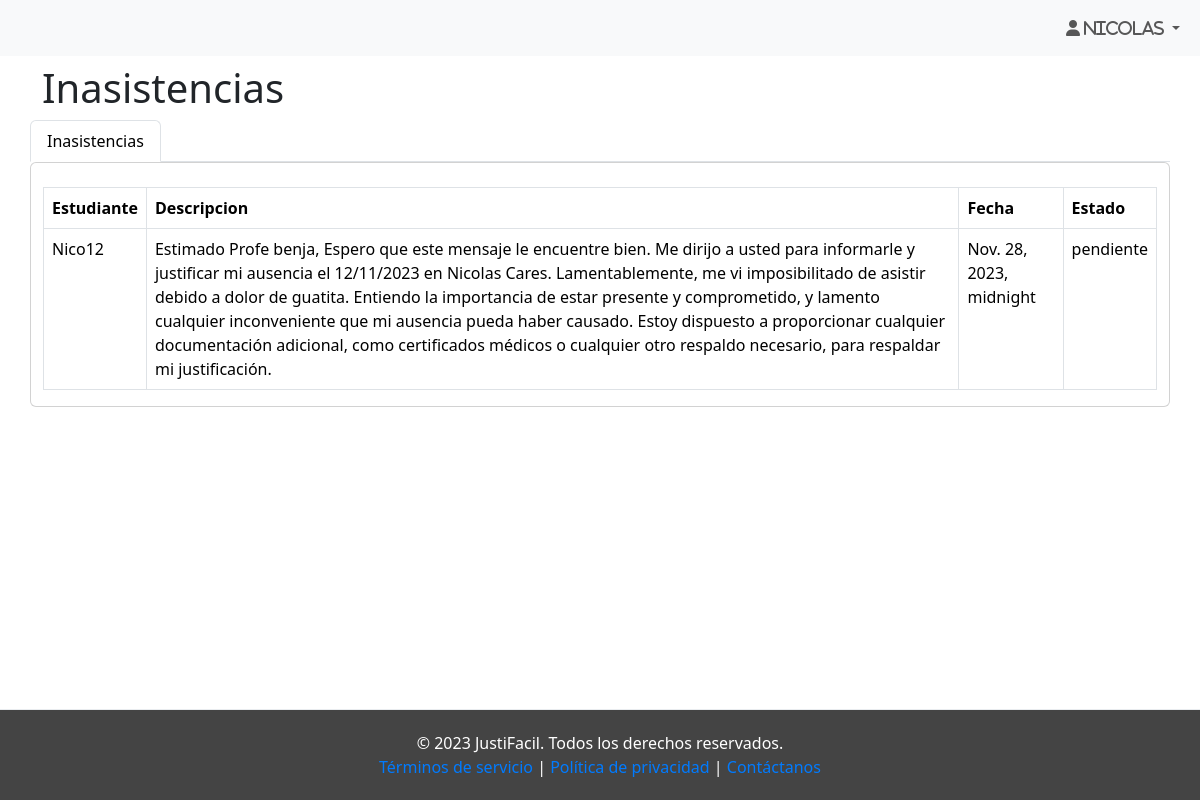
Page /home/historial/ (signed in) on the committed database.
### Inicio/models.py (models this page shows, shortened)
class Inasistencia(models.Model):
    estudiante =  models.ForeignKey('auth.User', on_delete=models.CASCADE)
    descripcion = models.CharField(max_length=300)
    imagen = models.ImageField(upload_to='media/inasistencias', null=True)
    fecha = models.DateTimeField(null=True)
    estado = models.CharField(max_length=10, choices=settings.ESTADOS, default='pendiente')

### Inicio/views.py (the view)
# urls.py: path('home/historial/', views.historial_inasistencias, name='historial_inasistencias'),
def historial_inasistencias(request):
    inasistencias = Inasistencia.objects.filter(estudiante=request.user)
    return render(request, 'historial.html', {'inasistencias': inasistencias})

### Inicio/templates/historial.html (shortened to what this page needs)
{% extends 'layouts/normal/base.html' %}
{% load static %}
{% block contenido %}
<nav class="navbar navbar-expand-lg bg-body-tertiary " >
    <div class="container-fluid">
        <div class="collapse navbar-collapse" id="navbarSupportedContent">
            <ul class="navbar-nav me-auto mb-2 mb-lg-0">
                <li class="nav-item">
                    <a class="nav-link active" aria-current="page" href="#"></a>
                </li>
            </ul>
            <ul class="navbar-nav mb-2 mb-lg-0">
                <form class="d-flex" role="search" >
                    <li class="nav-item dropdown">
                        <a class="nav-link dropdown-toggle fas fa-user" href="#" role="button" data-bs-toggle="dropdown" aria-expanded="false">
                            {{ request.user.first_name }}</span>
                        </a>
                    </li>
                </form>
            </ul>
        </div>
    </div>
</nav>
<div class="container">
    <div class="row">
      <h1 class="mt-2">Inasistencias</h1>
      <ul class="nav nav-tabs">
        <li class="nav-item">
          <a class="nav-link active" href="#">Inasistencias</a>
        </li>
      </ul>
      <div class="card">
        <table class="table table-bordered mt-4">
          <thead>
            <tr>
              <th scope="col">Estudiante</th>
              <th scope="col">Descripcion</th>
              <th scope="col">Fecha</th>
              <th scope="col">Estado</th>
            </tr>
          </thead>
          <tbody>
            {% for inasistencia in inasistencias %}
              <tr>
                <td>{{ inasistencia.estudiante.username }}</td>
                <td>{{ inasistencia.descripcion }}</td>
                <td>{{ inasistencia.fecha }}</td>
                <td>{{ inasistencia.estado }}</td>
              </tr>
            {% endfor %}
          </tbody>
        </table>
      </div>
    </div>
  </div>
{% endblock %}

### rows in the picture
Inasistencia: estudiante.username "Nico12", descripcion "Estimado Profe benja, Espero que este mensaje le encuentre bien. Me dirijo a usted para informarle y justificar mi ausencia el 12/11/2023 en Nicolas Cares. Lamentablemente, me vi imposibilitado de asistir debido a dolor de guatita. Entiendo la importancia de estar presente y comprometido, y lamento cualquier inconveniente que mi ausencia pueda haber causado. Estoy dispuesto a proporcionar cualquier documentación adicional, como certificados médicos o cualquier otro respaldo necesario, para respaldar mi justificación.", fecha "Nov. 28, 2023, midnight", estado "pendiente"

### other values in the picture
{{ request.user.first_name }} "Nicolas"
